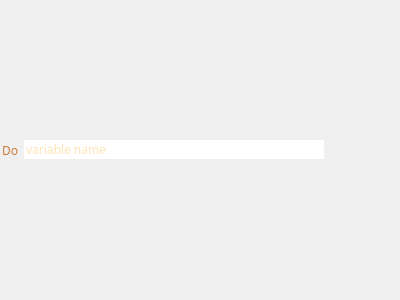
<?xml version="1.0" encoding="UTF-8"?>
<ui version="4.0">
 <class>ExecuteShot</class>
 <widget class="QWidget" name="ExecuteShot">
  <property name="geometry">
   <rect>
    <x>0</x>
    <y>0</y>
    <width>400</width>
    <height>300</height>
   </rect>
  </property>
  <property name="font">
   <font>
    <family>JetBrains Mono</family>
   </font>
  </property>
  <property name="windowTitle">
   <string>Form</string>
  </property>
  <layout class="QHBoxLayout" name="horizontalLayout" stretch="0">
   <property name="leftMargin">
    <number>1</number>
   </property>
   <property name="topMargin">
    <number>1</number>
   </property>
   <property name="rightMargin">
    <number>1</number>
   </property>
   <property name="bottomMargin">
    <number>1</number>
   </property>
   <item>
    <widget class="QFrame" name="frame">
     <property name="autoFillBackground">
      <bool>true</bool>
     </property>
     <property name="frameShape">
      <enum>QFrame::NoFrame</enum>
     </property>
     <property name="frameShadow">
      <enum>QFrame::Raised</enum>
     </property>
     <property name="lineWidth">
      <number>0</number>
     </property>
     <layout class="QHBoxLayout" name="horizontalLayout_2">
      <property name="leftMargin">
       <number>1</number>
      </property>
      <property name="topMargin">
       <number>1</number>
      </property>
      <property name="rightMargin">
       <number>1</number>
      </property>
      <property name="bottomMargin">
       <number>1</number>
      </property>
      <item>
       <widget class="QLabel" name="label">
        <property name="font">
         <font>
          <family>JetBrains Mono</family>
         </font>
        </property>
        <property name="styleSheet">
         <string notr="true">color: #CC7832</string>
        </property>
        <property name="text">
         <string>Do</string>
        </property>
       </widget>
      </item>
      <item>
       <widget class="QLineEdit" name="name_edit">
        <property name="sizePolicy">
         <sizepolicy hsizetype="Minimum" vsizetype="Fixed">
          <horstretch>0</horstretch>
          <verstretch>0</verstretch>
         </sizepolicy>
        </property>
        <property name="minimumSize">
         <size>
          <width>300</width>
          <height>0</height>
         </size>
        </property>
        <property name="font">
         <font>
          <family>JetBrains Mono</family>
         </font>
        </property>
        <property name="autoFillBackground">
         <bool>false</bool>
        </property>
        <property name="styleSheet">
         <string notr="true">:focus{color: #FFC66D}
:!focus{ border: none; color: #FFC66D }

</string>
        </property>
        <property name="text">
         <string/>
        </property>
        <property name="frame">
         <bool>true</bool>
        </property>
        <property name="dragEnabled">
         <bool>false</bool>
        </property>
        <property name="placeholderText">
         <string>variable name</string>
        </property>
        <property name="cursorMoveStyle">
         <enum>Qt::VisualMoveStyle</enum>
        </property>
        <property name="clearButtonEnabled">
         <bool>false</bool>
        </property>
       </widget>
      </item>
      <item>
       <spacer name="horizontalSpacer">
        <property name="orientation">
         <enum>Qt::Horizontal</enum>
        </property>
        <property name="sizeHint" stdset="0">
         <size>
          <width>40</width>
          <height>20</height>
         </size>
        </property>
       </spacer>
      </item>
     </layout>
    </widget>
   </item>
  </layout>
 </widget>
 <resources/>
 <connections/>
</ui>
